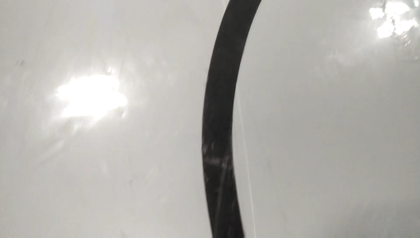
%> input picture img_process/data/test.png, 420 x 238 px, shrunk from 960 x 544 before the run
$ octave draw_in_image.m   (GNU Octave 9; MATLAB toolbox functions it lacks are replaced by stand-ins)
%> lines starting %> are read from the running program, lines starting %| are printed output that depends on the picture; in (x1, y1, x2, y2) boxes, pixels count from 0 and x2, y2 are one past the last pixel; in counts of white or black regions, pixels touching at a corner belong together; the program's own positions count from 1
clc;
clear;
close all;

A=imread('../data/test.png');
%> A is the input picture: size 238x420x3 uint8; mean R, G, B 179, 176.9, 172.2
imshow(A);
title('原图');
[m,n,channel] = size(A);
%> m = 238; n = 420; channel = 3
pause(1.5);
B=im2double(rgb2gray(A));
hold off;
imshow(B);
title('灰度图');
C=im2bw(B,0.3);
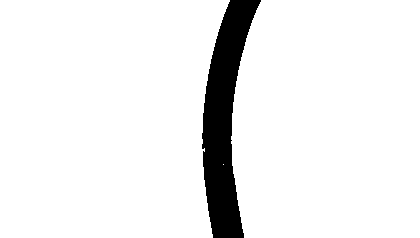
%> C: size 238x420 logical; 92.9% white; 1 black region, box (x1, y1, x2, y2) and area: (202, 0, 261, 238) 7074
pause(1.5);
hold off;
imshow(C);
title('二值化后的图');
pause(1.5);

x_start_zero = zeros(1,m);
x_end_zero = zeros(1,m);
x_count_zero = zeros(1,m);

%% 计算每一行从第几个出现0
for i=1:m
    for j=1:n
        if C(i,j)==0
            x_start_zero(i) = j;
            break
        end
    end
end
%> after the loop, x_start_zero = 238 values, max 231 at index 1, min 203 at index 134, mean 210.5

for i=1:m
    tmp=0;
    for j=n:-1:1
        if C(i,j)==0
            x_end_zero(i) = j;
            break
        end
        tmp = tmp+1;
    end
end
%> after the loop, x_end_zero = 238 values, max 261 at index 1, min 231 at index 137, mean 239.2
%轨迹
x_point = ones(1,m);
y_point = ones(1,m);
for i=1:m
    x_count_zero(i)=x_end_zero(i)-x_start_zero(i);
    x_point(i)=(x_start_zero(i)+x_end_zero(i))/2;
    y_point(i) = i;
end
%> after the loop, x_count_zero = 238 values, max 31 at index 234, min 26 at index 150, mean 28.74; x_point = 238 values, max 246 at index 1, min 217 at index 137, mean 224.8; y_point = 238 values from 1 to 238

%% 画矩形框并提示
hold on;
for i=1:m
    title('轨迹图');
    axis on;
   rect_box = [x_start_zero(i),i,x_count_zero(i),17];    % 矩形框大小
   draw_tmp1 = rectangle('Position',rect_box,'LineWidth',3,'EdgeColor','g');
   num1=zeros(1,x_count_zero(i));
   num_tmp = [1,num1,1];
   xaxis_no = x_start_zero(i)+x_count_zero(i)+2;
   draw_tmp2=text(xaxis_no,i+1,strcat('(',num2str(x_count_zero(i)),',',num2str(x_point(i)),')'),'Color','r');
   plot(x_point(i), y_point(i),'b','LineWidth',5)
   pause(0.01)
   set(draw_tmp1,'visible','off');
   set(draw_tmp2,'visible','off');
end
%> this loop made 238 passes
%> (rect_box, xaxis_no) on passes 1 to 3: ([231 1 30 17], 263), ([231 2 30 17], 263), ([230 3 30 17], 262)
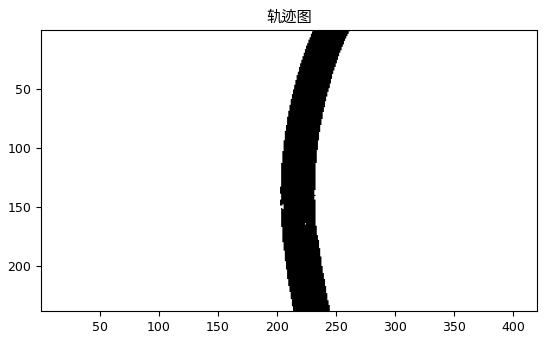
%> figure redrawn from the program's plot data
